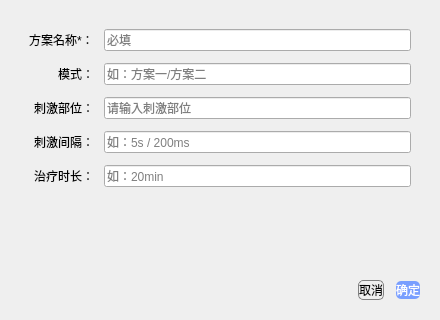
<?xml version="1.0" encoding="UTF-8"?>
<ui version="4.0">
 <class>SchemeNewDialog</class>
 <widget class="QDialog" name="SchemeNewDialog">
  <property name="geometry">
   <rect>
    <x>0</x>
    <y>0</y>
    <width>440</width>
    <height>320</height>
   </rect>
  </property>
  <property name="windowTitle">
   <string>新建方案</string>
  </property>
  <layout class="QVBoxLayout" name="verticalLayout_main">
   <property name="leftMargin">
    <number>20</number>
   </property>
   <property name="topMargin">
    <number>20</number>
   </property>
   <property name="rightMargin">
    <number>20</number>
   </property>
   <property name="bottomMargin">
    <number>20</number>
   </property>
   <property name="spacing">
    <number>12</number>
   </property>
   <item>
    <widget class="QWidget" name="formWidget">
     <layout class="QFormLayout" name="formLayout">
      <property name="labelAlignment">
       <set>Qt::AlignRight|Qt::AlignTrailing|Qt::AlignVCenter</set>
      </property>
      <property name="horizontalSpacing">
       <number>10</number>
      </property>
      <property name="verticalSpacing">
       <number>12</number>
      </property>
      <item row="0" column="0">
       <widget class="QLabel" name="label_schemeName">
        <property name="text">
         <string>方案名称*：</string>
        </property>
       </widget>
      </item>
      <item row="0" column="1">
       <widget class="QLineEdit" name="lineEdit_schemeName">
        <property name="placeholderText">
         <string>必填</string>
        </property>
       </widget>
      </item>
      <item row="1" column="0">
       <widget class="QLabel" name="label_mode">
        <property name="text">
         <string>模式：</string>
        </property>
       </widget>
      </item>
      <item row="1" column="1">
       <widget class="QLineEdit" name="lineEdit_mode">
        <property name="placeholderText">
         <string>如：方案一/方案二</string>
        </property>
       </widget>
      </item>
      <item row="2" column="0">
       <widget class="QLabel" name="label_stimPos">
        <property name="text">
         <string>刺激部位：</string>
        </property>
       </widget>
      </item>
      <item row="2" column="1">
       <widget class="QLineEdit" name="lineEdit_stimPos">
        <property name="placeholderText">
         <string>请输入刺激部位</string>
        </property>
       </widget>
      </item>
      <item row="3" column="0">
       <widget class="QLabel" name="label_stimInterval">
        <property name="text">
         <string>刺激间隔：</string>
        </property>
       </widget>
      </item>
      <item row="3" column="1">
       <widget class="QLineEdit" name="lineEdit_stimInterval">
        <property name="placeholderText">
         <string>如：5s / 200ms</string>
        </property>
       </widget>
      </item>
      <item row="4" column="0">
       <widget class="QLabel" name="label_treatTime">
        <property name="text">
         <string>治疗时长：</string>
        </property>
       </widget>
      </item>
      <item row="4" column="1">
       <widget class="QLineEdit" name="lineEdit_treatTime">
        <property name="placeholderText">
         <string>如：20min</string>
        </property>
       </widget>
      </item>
     </layout>
    </widget>
   </item>
   <item>
    <layout class="QHBoxLayout" name="horizontalLayout_buttons">
     <item>
      <spacer name="horizontalSpacer">
       <property name="orientation">
        <enum>Qt::Horizontal</enum>
       </property>
       <property name="sizeHint" stdset="0">
        <size>
         <width>40</width>
         <height>20</height>
        </size>
       </property>
      </spacer>
     </item>
     <item>
      <widget class="QPushButton" name="pushButton_cancel">
       <property name="styleSheet">
        <string>border: 1px solid gray; border-radius: 5px;</string>
       </property>
       <property name="text">
        <string>取消</string>
       </property>
       <property name="minimumWidth">
        <number>80</number>
       </property>
      </widget>
     </item>
     <item>
      <widget class="QPushButton" name="pushButton_ok">
       <property name="styleSheet">
        <string>border: none; border-radius: 5px; background-color: #789EFF; color: white;</string>
       </property>
       <property name="text">
        <string>确定</string>
       </property>
       <property name="minimumWidth">
        <number>80</number>
       </property>
       <property name="default">
        <bool>true</bool>
       </property>
      </widget>
     </item>
    </layout>
   </item>
  </layout>
 </widget>
 <resources/>
 <connections/>
</ui>
